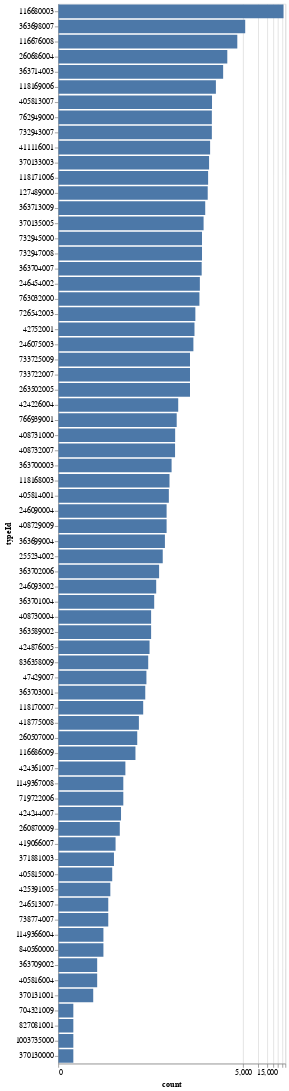

This figure's notebook cell:
### Code cell
# inspect frequency of each type of relationship out of 66,017 relationships
print(df.shape)

# 116680003 | Is A occurs 32,111 times i.e accounts for half
# 363698007 | Finding site 5,497
# 116676008 | Associated morphology 3,818
type_count = df.select(pl.col("typeId").value_counts()).unnest("typeId")
type_count.plot.bar(
    alt.X("count:Q").scale(type="symlog"), y=alt.Y("typeId:O").sort("-x")
)

### Figure 1 — Vega-Lite specification as saved in the notebook (floating-point values rounded to 4 significant figures)
{"config": {"view": {"continuousWidth": 300, "continuousHeight": 300}}, "data": {"name": "data-e45b8b1e4fb804a527cbd869d59fdb9b"}, "mark": {"type": "bar", "tooltip": true}, "encoding": {"x": {"field": "count", "scale": {"type": "symlog"}, "type": "quantitative"}, "y": {"field": "typeId", "sort": "-x", "type": "ordinal"}}, "params": [{"name": "param_7", "select": {"type": "interval", "encodings": ["x", "y"]}, "bind": "scales"}], "$schema": "https://vega.github.io/schema/vega-lite/v5.20.1.json", "datasets": {"data-e45b8b1e4fb804a527cbd869d59fdb9b": [{"typeId": 766939001, "count": 233}, {"typeId": 363700003, "count": 184}, {"typeId": 1149367008, "count": 19}, {"typeId": 719722006, "count": 19}, {"typeId": 1149366004, "count": 7}, {"typeId": 704321009, "count": 1}, {"typeId": 836358009, "count": 62}, {"typeId": 424226004, "count": 250}, {"typeId": 127489000, "count": 976}, {"typeId": 118168003, "count": 167}, {"typeId": 246090004, "count": 146}, {"typeId": 246513007, "count": 9}, {"typeId": 260870009, "count": 16}, {"typeId": 732945000, "count": 750}, {"typeId": 827081001, "count": 1}, {"typeId": 260507000, "count": 37}, {"typeId": 246454002, "count": 679}, {"typeId": 363709002, "count": 5}, {"typeId": 255234002, "count": 122}, {"typeId": 424876005, "count": 66}, {"typeId": 408730004, "count": 71}, {"typeId": 363714003, "count": 1988}, {"typeId": 363713009, "count": 870}, {"typeId": 363699004, "count": 135}, {"typeId": 424361007, "count": 21}, {"typeId": 425391005, "count": 10}, {"typeId": 246093002, "count": 90}, {"typeId": 408732007, "count": 216}, {"typeId": 762949000, "count": 1181}, {"typeId": 371881003, "count": 12}, {"typeId": 763032000, "count": 666}, {"typeId": 405815000, "count": 11}, {"typeId": 424244007, "count": 17}, {"typeId": 408731000, "count": 217}, {"typeId": 118169006, "count": 1423}, {"typeId": 733725009, "count": 431}, {"typeId": 733722007, "count": 431}, {"typeId": 419066007, "count": 13}, {"typeId": 418775008, "count": 40}, {"typeId": 118171006, "count": 994}, {"typeId": 732943007, "count": 1181}, {"typeId": 370131001, "count": 4}, {"typeId": 363701004, "count": 82}, {"typeId": 363704007, "count": 739}, {"typeId": 260686004, "count": 2407}, {"typeId": 726542003, "count": 552}, {"typeId": 405813007, "count": 1190}, {"typeId": 405816004, "count": 5}, {"typeId": 1003735000, "count": 1}, {"typeId": 370130000, "count": 1}, {"typeId": 405814001, "count": 162}, {"typeId": 363589002, "count": 71}, {"typeId": 363698007, "count": 5497}, {"typeId": 363703001, "count": 54}, {"typeId": 732947008, "count": 750}, {"typeId": 411116001, "count": 1090}, {"typeId": 116676008, "count": 3818}, {"typeId": 118170007, "count": 49}, {"typeId": 42752001, "count": 530}, {"typeId": 116680003, "count": 32111}, {"typeId": 370135005, "count": 807}, {"typeId": 263502005, "count": 431}, {"typeId": 47429007, "count": 57}, {"typeId": 408729009, "count": 146}, {"typeId": 738774007, "count": 9}, {"typeId": 246075003, "count": 504}, {"typeId": 840560000, "count": 7}, {"typeId": 370133003, "count": 1039}, {"typeId": 116686009, "count": 34}, {"typeId": 363702006, "count": 103}]}}
